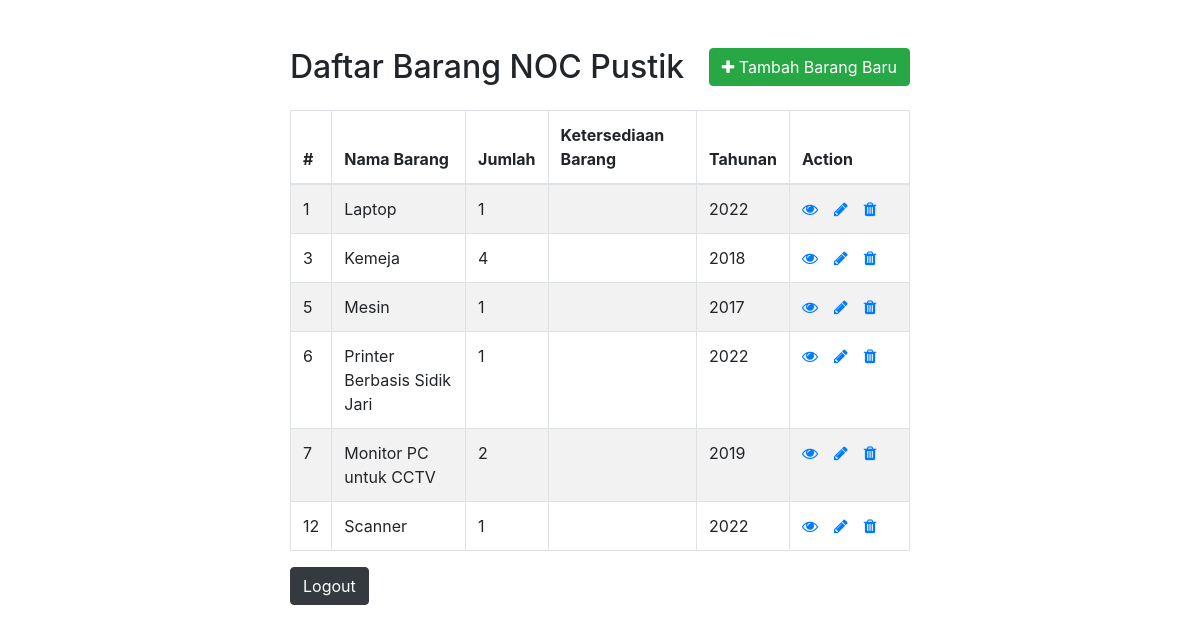
Page /dashboard.php?page=home (signed in) on the earlier database version.
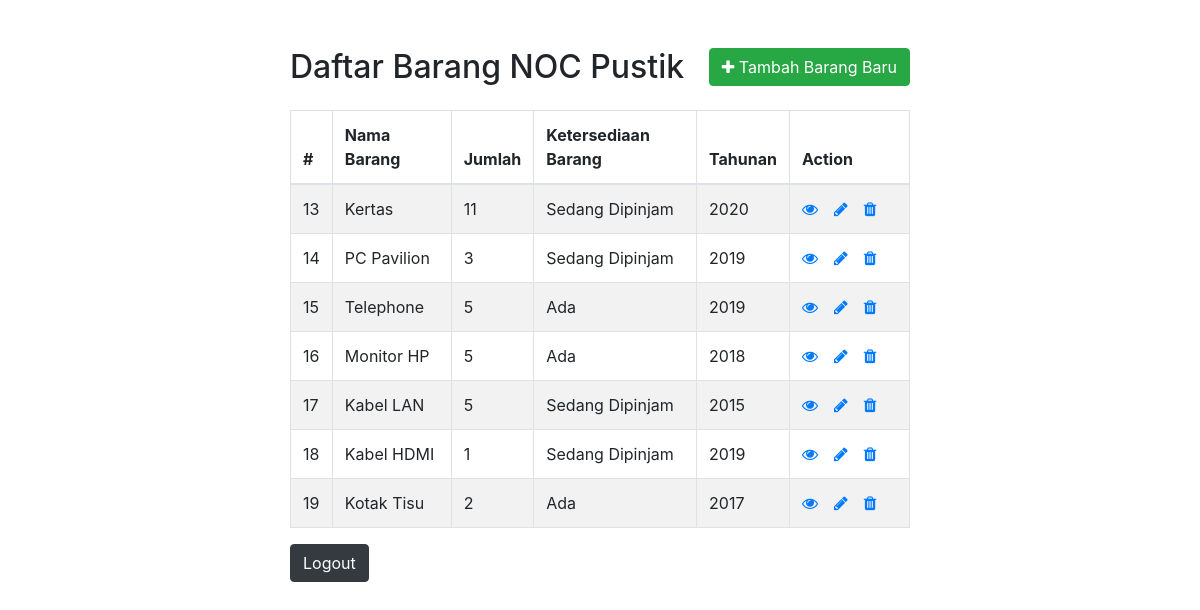
Same page on the later database version.
### tables this page shows
CREATE TABLE `pustik_stuff` (
  `id` int(11) NOT NULL,
  `nama_barang` varchar(255) NOT NULL,
  `jumlah` int(2) NOT NULL,
  `barang` varchar(18) NOT NULL,
  `tahunan` int(4) NOT NULL
);

### dashboard.php (the view, shortened to what this page needs)
<?php
require_once "function/config.php";
?>
<!DOCTYPE html>
<html lang="en">
<head>
    <link rel="stylesheet" href="https://stackpath.bootstrapcdn.com/bootstrap/4.5.2/css/bootstrap.min.css">
    <link rel="stylesheet" href="https://maxcdn.bootstrapcdn.com/font-awesome/4.7.0/css/font-awesome.min.css">
</head>
<body>
    <div class="wrapper">
        <div class="container-fluid">
            <div class="row">
                <div class="col-md-12">
                    <div class="mt-5 mb-3 clearfix">
                        <h2 class="pull-left">Daftar Barang NOC Pustik</h2>
                        <a href="page/create.php" class="btn btn-success pull-right"><i class="fa fa-plus"></i> Tambah Barang Baru</a>
                    </div>
                    <?php
                    $sql = "SELECT * FROM pustik_stuff";
                    if($result = mysqli_query($link, $sql)){
                        if(mysqli_num_rows($result) > 0){
                            echo '<table class="table table-bordered table-striped">';
                                echo "<thead>";
                                    echo "<tr>";
                                        echo "<th>#</th>";
                                        echo "<th>Nama Barang</th>";
                                        echo "<th>Jumlah</th>";
                                        echo "<th>Ketersediaan Barang</th>";
                                        echo "<th>Tahunan</th>";
                                        echo "<th>Action</th>";
                                    echo "</tr>";
                                echo "</thead>";
                                echo "<tbody>";
                                while($row = mysqli_fetch_array($result)){
                                    echo "<tr>";
                                        echo "<td>" . $row['id'] . "</td>";
                                        echo "<td>" . $row['nama_barang'] . "</td>";
                                        echo "<td>" . $row['jumlah'] . "</td>";
                                        echo "<td>" . $row['barang'] . "</td>";
                                        echo "<td>" . $row['tahunan'] . "</td>";
                                        echo "<td>";
                                            echo '<a href="page/read.php?id='. $row['id'] .'" class="mr-3" title="View Record" data-toggle="tooltip"><span class="fa fa-eye"></span></a>';
                                            echo '<a href="page/update.php?id='. $row['id'] .'" class="mr-3" title="Update Record" data-toggle="tooltip"><span class="fa fa-pencil"></span></a>';
                                            echo '<a href="page/delete.php?id='. $row['id'] .'" title="Delete Record" data-toggle="tooltip"><span class="fa fa-trash"></span></a>';
                                        echo "</td>";
                                    echo "</tr>";
                                }
                                echo "</tbody>";
                            echo "</table>";
                        } else{
                            echo '<div class="alert alert-danger"><em>No records were found.</em></div>';
                        }
                    } else{
                        echo "Oops! Something went wrong. Please try again later.";
                    }
                    ?>
                  <a href="<?= BASE_URL . 'process/logout.php'?>" class="btn btn-dark" role="button">Logout</a>
                </div>
            </div>
        </div>
    </div>
</body>
</html>

### dashboard.php (style rules this page uses)
.wrapper { width: 650px; margin: 0 auto; }
table tr td:last-child { width: 120px; }

Differences in the rows shown:
removed pustik_stuff: id "1", nama_barang "Laptop", jumlah "1", tahunan "2022"
removed pustik_stuff: id "3", nama_barang "Kemeja", jumlah "4", tahunan "2018"
removed pustik_stuff: id "5", nama_barang "Mesin", jumlah "1", tahunan "2017"
removed pustik_stuff: id "6", nama_barang "Printer Berbasis Sidik Jari", jumlah "1", tahunan "2022"
removed pustik_stuff: id "7", nama_barang "Monitor PC untuk CCTV", jumlah "2", tahunan "2019"
removed pustik_stuff: id "12", nama_barang "Scanner", jumlah "1", tahunan "2022"
added pustik_stuff: id "13", nama_barang "Kertas", jumlah "11", barang "Sedang Dipinjam", tahunan "2020"
added pustik_stuff: id "14", nama_barang "PC Pavilion", jumlah "3", barang "Sedang Dipinjam", tahunan "2019"
added pustik_stuff: id "15", nama_barang "Telephone", jumlah "5", barang "Ada", tahunan "2019"
added pustik_stuff: id "16", nama_barang "Monitor HP", jumlah "5", barang "Ada", tahunan "2018"
added pustik_stuff: id "17", nama_barang "Kabel LAN", jumlah "5", barang "Sedang Dipinjam", tahunan "2015"
added pustik_stuff: id "18", nama_barang "Kabel HDMI", jumlah "1", barang "Sedang Dipinjam", tahunan "2019"
added pustik_stuff: id "19", nama_barang "Kotak Tisu", jumlah "2", barang "Ada", tahunan "2017"
